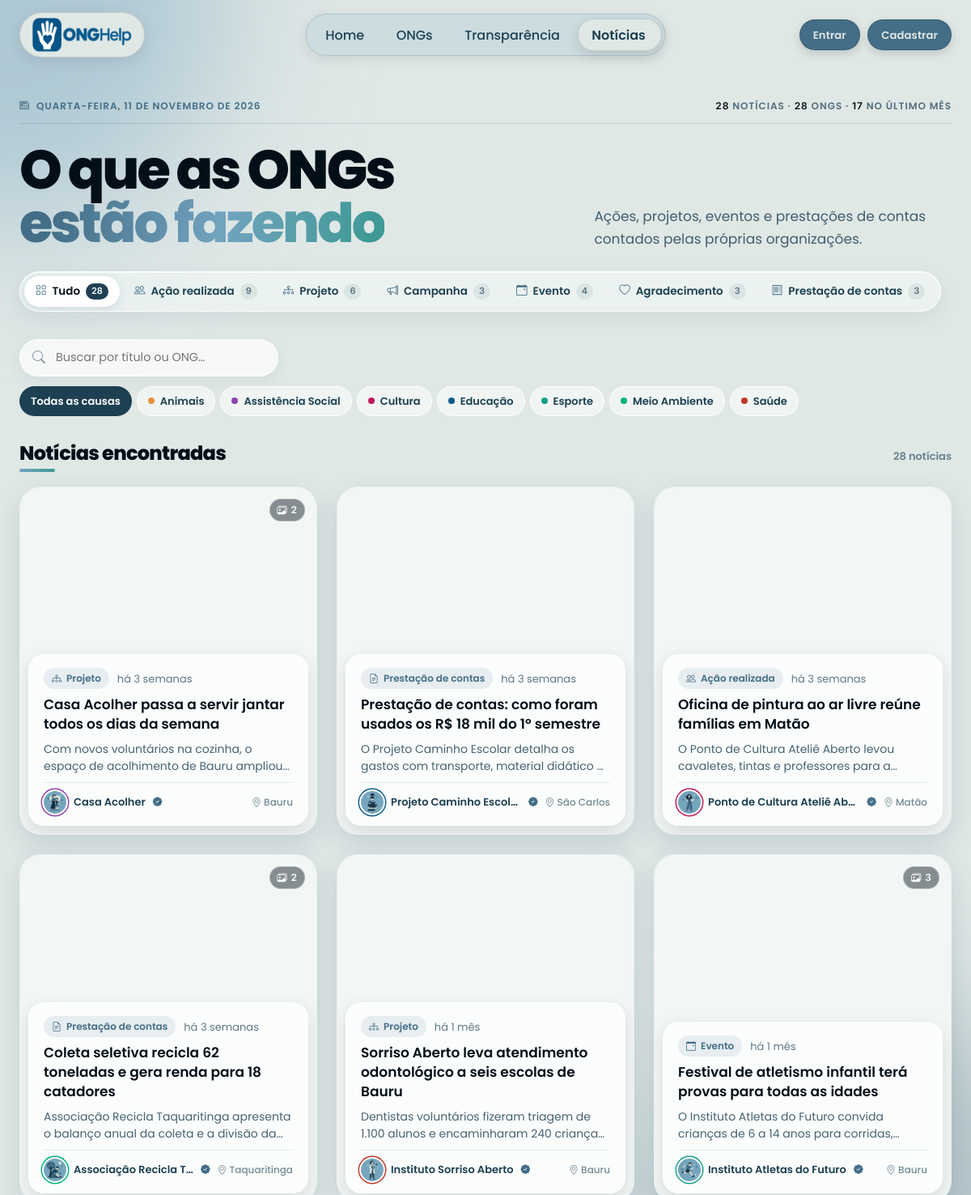
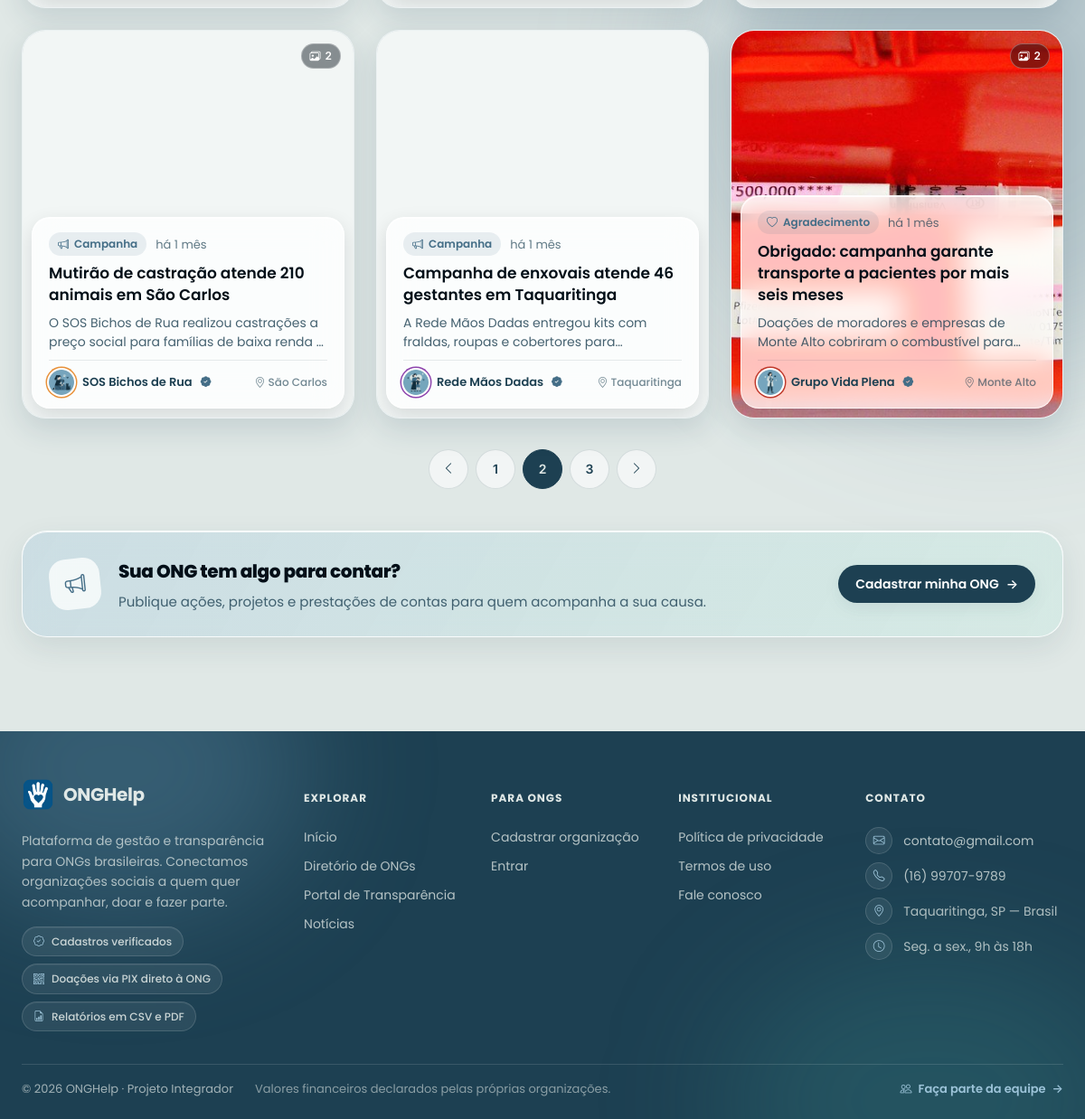
Page /pages/noticias-publicas.php?pagina=2 on the committed database (2 pictures, top to bottom).
### tables this page shows
CREATE TABLE `noticias` (
  `id` int(10) unsigned NOT NULL AUTO_INCREMENT,
  `usuario_id` int(10) unsigned NOT NULL,
  `titulo` varchar(90) NOT NULL,
  `resumo` varchar(180) NOT NULL,
  `texto` mediumtext NOT NULL,
  `tipo` enum('','acao_realizada','projeto','campanha','evento','agradecimento','prestacao_contas') NOT NULL DEFAULT '',
  `estado` enum('rascunho','publicada','oculta') NOT NULL DEFAULT 'rascunho',
  `slug` varchar(120) NOT NULL,
  `projeto_id` int(10) unsigned DEFAULT NULL,
  `movimentacao_id` int(10) unsigned DEFAULT NULL,
  `evento_data` datetime DEFAULT NULL,
  `evento_local` varchar(200) DEFAULT NULL,
  `direitos_imagem_aceito_em` datetime DEFAULT NULL,
  `criado_em` datetime NOT NULL DEFAULT current_timestamp(),
  `atualizado_em` datetime NOT NULL DEFAULT current_timestamp() ON UPDATE current_timestamp(),
  `publicada_em` datetime DEFAULT NULL,
  `ocultada_em` datetime DEFAULT NULL,
  `ocultada_por` int(10) unsigned DEFAULT NULL,
  `ocultacao_categoria` varchar(40) DEFAULT NULL,
  `ocultacao_mensagem` text DEFAULT NULL,
  `demonstracao` tinyint(1) NOT NULL DEFAULT 0,
  PRIMARY KEY (`id`),
  UNIQUE KEY `slug` (`slug`),
  KEY `idx_noticias_estado_data` (`estado`,`publicada_em`),
  KEY `idx_noticias_usuario_estado` (`usuario_id`,`estado`),
  KEY `idx_noticias_tipo_estado` (`tipo`,`estado`),
  KEY `idx_noticias_criado` (`criado_em`),
  KEY `idx_noticias_demonstracao` (`demonstracao`),
  KEY `idx_noticias_projeto` (`projeto_id`),
  KEY `idx_noticias_movimentacao` (`movimentacao_id`),
  KEY `idx_noticias_ocultada_por` (`ocultada_por`),
  CONSTRAINT `fk_noticias_movimentacao` FOREIGN KEY (`movimentacao_id`) REFERENCES `movimentacoes` (`id`) ON DELETE SET NULL,
  CONSTRAINT `fk_noticias_ocultada_por` FOREIGN KEY (`ocultada_por`) REFERENCES `admins` (`id`) ON DELETE SET NULL,
  CONSTRAINT `fk_noticias_projeto` FOREIGN KEY (`projeto_id`) REFERENCES `projetos` (`id`) ON DELETE SET NULL,
  CONSTRAINT `fk_noticias_usuario` FOREIGN KEY (`usuario_id`) REFERENCES `usuarios` (`id`) ON DELETE CASCADE
);

CREATE TABLE `usuarios` (
  `id` int(10) unsigned NOT NULL AUTO_INCREMENT,
  `nome` varchar(160) NOT NULL,
  `cnpj` varchar(20) NOT NULL,
  `email` varchar(160) NOT NULL,
  `senha` varchar(255) NOT NULL,
  `area` varchar(60) NOT NULL,
  `status` enum('pendente','aprovada','recusada','suspensa') NOT NULL DEFAULT 'pendente',
  `aprovado_em` datetime DEFAULT NULL,
  `verificada_em` datetime DEFAULT NULL,
  `verificado_por` int(10) unsigned DEFAULT NULL,
  `motivo_recusa` text DEFAULT NULL,
  `responsavel_nome` varchar(160) NOT NULL DEFAULT '',
  `responsavel_cargo` varchar(80) NOT NULL DEFAULT '',
  `responsavel_autorizacao` tinyint(1) NOT NULL DEFAULT 0,
  `canal_tipo` enum('site','instagram','facebook','telefone','outro') NOT NULL DEFAULT 'site',
  `canal_valor` varchar(255) NOT NULL DEFAULT '',
  `email_aprovacao_enviado_em` datetime DEFAULT NULL,
  `cidade` varchar(100) NOT NULL DEFAULT 'Brasil',
  `estado` char(2) DEFAULT NULL,
  `descricao` text DEFAULT NULL,
  `pix_chave` varchar(20) NOT NULL,
  `cor_tema` varchar(7) DEFAULT NULL,
  `cor_fundo` varchar(7) DEFAULT NULL,
  `criado_em` datetime NOT NULL DEFAULT current_timestamp(),
  `foto_perfil` varchar(255) DEFAULT NULL,
  PRIMARY KEY (`id`),
  UNIQUE KEY `cnpj` (`cnpj`),
  UNIQUE KEY `email` (`email`),
  KEY `idx_usuarios_status` (`status`),
  KEY `idx_usuarios_status_cidade` (`status`,`cidade`),
  KEY `idx_usuarios_status_area` (`status`,`area`),
  KEY `fk_usuarios_admin` (`verificado_por`),
  CONSTRAINT `fk_usuarios_admin` FOREIGN KEY (`verificado_por`) REFERENCES `admins` (`id`) ON DELETE SET NULL
);

### includes/noticias.php (called while the page is built, shortened)
<?php
function noticiasTipos(): array
{
    return [
        'acao_realizada' => 'Ação realizada',
        'projeto' => 'Projeto',
        'campanha' => 'Campanha',
        'evento' => 'Evento',
        'agradecimento' => 'Agradecimento',
        'prestacao_contas' => 'Prestação de contas',
    ];
}
function noticiaRotuloTipo(string $tipo): string
{
    return noticiasTipos()[$tipo] ?? $tipo;
}
function noticiasSqlVisivel(string $aliasNoticia = 'n', string $aliasOng = 'u'): string
{
    $noticia = preg_replace('/[^a-zA-Z0-9_]/', '', $aliasNoticia) ?: 'n';
    $ong = preg_replace('/[^a-zA-Z0-9_]/', '', $aliasOng) ?: 'u';
    return "{$noticia}.estado = 'publicada' AND {$ong}.status = 'aprovada'";
}

### includes/noticias_ui.php (the view, shortened to what this page needs)
<?php
require_once __DIR__ . '/helpers.php';
require_once __DIR__ . '/noticias.php';
function noticiasMesesPt(): array
{
    return [
        1 => 'janeiro', 2 => 'fevereiro', 3 => 'março', 4 => 'abril',
        5 => 'maio', 6 => 'junho', 7 => 'julho', 8 => 'agosto',
        9 => 'setembro', 10 => 'outubro', 11 => 'novembro', 12 => 'dezembro',
    ];
}
function noticiaEsc(string $texto): string
{
    return htmlspecialchars($texto, ENT_QUOTES, 'UTF-8');
}
function noticiaUrlPublica(array $noticia, string $base = ''): string
{
    $id = (int) ($noticia['id'] ?? 0);
    $slug = trim((string) ($noticia['slug'] ?? ''));
    $url = $base . 'noticia.php?id=' . $id;
    if ($slug !== '') {
        $url .= '&slug=' . rawurlencode($slug);
    }
    return $url;
}
function noticiaDataCompletaPt(string $data): string
{
    $ts = strtotime($data);
    $meses = noticiasMesesPt();
    return (int) date('j', $ts) . ' de '
        . $meses[(int) date('n', $ts)] . ' de '
        . date('Y', $ts) . ' às '
        . date('H:i', $ts);
}
function noticiaDataRelativaInfo(?string $data): array
{
    $data = trim((string) $data);
    $ts = strtotime($data);
    $agora = time();
    $diff = max(0, $agora - $ts);
    if ($diff < 60) {
        $texto = 'agora mesmo';
    } elseif ($diff < 3600) {
        $minutos = (int) floor($diff / 60);
        $texto = 'há ' . $minutos . ' min';
    } elseif ($diff < 86400) {
        $horas = (int) floor($diff / 3600);
        $texto = 'há ' . $horas . ' ' . ($horas === 1 ? 'hora' : 'horas');
    } elseif ($diff < 7 * 86400) {
        $dias = (int) floor($diff / 86400);
        $texto = 'há ' . $dias . ' ' . ($dias === 1 ? 'dia' : 'dias');
    } elseif ($diff < 30 * 86400) {
        $semanas = (int) floor($diff / (7 * 86400));
        $texto = 'há ' . $semanas . ' ' . ($semanas === 1 ? 'semana' : 'semanas');
    } elseif ($diff < 365 * 86400) {
        $meses = (int) floor($diff / (30 * 86400));
        $texto = 'há ' . $meses . ' ' . ($meses === 1 ? 'mês' : 'meses');
    } else {
        $anos = (int) floor($diff / (365 * 86400));
        $texto = 'há ' . $anos . ' ' . ($anos === 1 ? 'ano' : 'anos');
    }
    return [
        'texto' => $texto,
        'titulo' => noticiaDataCompletaPt($data),
        'iso' => date('Y-m-d\TH:i', $ts),
    ];
}
function noticiaTempoHtml(?string $data, string $classe = ''): string
{
    $info = noticiaDataRelativaInfo($data);
    $classe = trim($classe);
    return '<time datetime="' . noticiaEsc($info['iso']) . '"'
        . ($classe !== '' ? ' class="' . noticiaEsc($classe) . '"' : '')
        . ' title="' . noticiaEsc($info['titulo']) . '">'
        . noticiaEsc($info['texto'])
        . '</time>';
}
function noticiaCorDaCausa(array $noticia): string
{
    $cores = coresArea();
    $area = (string) ($noticia['ong_area'] ?? '');
    return $cores[$area][0] ?? '#5A6A80';
}
function noticiaTipoIcone(string $tipo): string
{
    return [
        'acao_realizada' => 'bi-people',
        'projeto' => 'bi-diagram-3',
        'campanha' => 'bi-megaphone',
        'evento' => 'bi-calendar-event',
        'agradecimento' => 'bi-heart',
        'prestacao_contas' => 'bi-file-earmark-text',
    ][$tipo] ?? 'bi-newspaper';
}
function noticiaChipTipoHtml(string $tipo, string $extraClasse = ''): string
{
    $extraClasse = trim($extraClasse);
    return '<span class="nt-chip' . ($extraClasse !== '' ? ' ' . noticiaEsc($extraClasse) : '') . '">'
        . '<i class="bi ' . noticiaEsc(noticiaTipoIcone($tipo)) . '" aria-hidden="true"></i>'
        . noticiaEsc(noticiaRotuloTipo($tipo))
        . '</span>';
}
function noticiaAvatarOng(array $noticia, int $tamanho = 28, string $base = '../'): string
{
    $url = fotoPerfilUrl($noticia['ong_foto_perfil'] ?? null, $base, $noticia['ong_area'] ?? null);
    $cor = noticiaCorDaCausa($noticia);
    return '<span class="nt-avatar" style="--causa-cor:' . noticiaEsc($cor) . ';--tam:' . $tamanho . 'px;" aria-hidden="true">'
        . '<img src="' . noticiaEsc($url) . '" alt="" width="' . $tamanho . '" height="' . $tamanho . '" loading="lazy" decoding="async">'
        . '</span>';
}
function noticiaSeloCompacto(array $noticia): string
{
    return badgeVerificado([
        'status' => $noticia['ong_status'] ?? '',
        'verificada_em' => $noticia['ong_verificada_em'] ?? null,
    ], true);
}
function noticiasFotosPorNoticia(PDO $pdo, array $ids, string $base = '../'): array
{
    $ids = array_values(array_unique(array_filter(array_map('intval', $ids))));
    $marcadores = implode(',', array_fill(0, count($ids), '?'));
    $stmt = $pdo->prepare(
        "SELECT * FROM noticias_fotos
         WHERE noticia_id IN ($marcadores)
         ORDER BY noticia_id, ordem, id"
    );
    $stmt->execute($ids);
    $mapa = [];
    foreach ($stmt->fetchAll() as $foto) {
        $mapa[(int) $foto['noticia_id']][] = noticiaFotoBloco($foto, $base);
    }
    return $mapa;
}
function noticiaCapaHtml(array $noticia, ?array $foto, bool $carregarAgora = false): string
{
    $url = (string) ($foto['url'] ?? '');
    $alt = trim((string) ($foto['texto_alternativo'] ?? ''));
    $largura = (int) ($foto['largura'] ?? 0);
    $altura = (int) ($foto['altura'] ?? 0);
    return '<img src="' . noticiaEsc($url) . '"'
        . ' alt="' . noticiaEsc($alt) . '"'
        . ($largura > 0 ? ' width="' . $largura . '"' : '')
        . ($altura > 0 ? ' height="' . $altura . '"' : '')
        . ' loading="' . ($carregarAgora ? 'eager' : 'lazy') . '"'
        . ' decoding="async">';
}
function noticiaCard(
    array $noticia,
    ?array $foto,
    int $totalFotos = 0,
    string $variante = 'padrao',
    string $base = '../',
    string $urlBase = ''
): string {
    $variante = in_array($variante, ['padrao', 'destaque', 'linha'], true) ? $variante : 'padrao';
    $titulo = (string) ($noticia['titulo'] ?? '');
    $resumo = trim((string) ($noticia['resumo'] ?? ''));
    $tipo = (string) ($noticia['tipo'] ?? '');
    $link = noticiaUrlPublica($noticia, $urlBase);
    $data = noticiaTempoHtml($noticia['publicada_em'] ?: ($noticia['criado_em'] ?? null), 'nt-data');
    $contadorFotos = $totalFotos > 1
        ? '<span class="nt-card-fotos" aria-label="' . $totalFotos . ' fotos">'
            . '<i class="bi bi-images" aria-hidden="true"></i>' . $totalFotos
            . '</span>'
        : '';
    return '<a class="nt-card nt-card--' . $variante . '" href="' . noticiaEsc($link) . '">'
        . '<span class="nt-card-capa">'
            . noticiaCapaHtml($noticia, $foto, $variante === 'destaque')
            . $contadorFotos
        . '</span>'
        . '<span class="nt-card-corpo">'
            . '<span class="nt-card-meta">' . noticiaChipTipoHtml($tipo) . $data . '</span>'
            . '<span class="nt-card-titulo">' . noticiaEsc($titulo) . '</span>'
            . ($resumo !== '' ? '<span class="nt-card-resumo">' . noticiaEsc($resumo) . '</span>' : '')
            . '<span class="nt-card-ong">'
                . noticiaAvatarOng($noticia, 28, $base)
                . '<span class="nt-card-ong-nome">' . noticiaEsc((string) ($noticia['ong_nome'] ?? '')) . '</span>'
                . noticiaSeloCompacto($noticia)
                . (trim((string) ($noticia['ong_cidade'] ?? '')) !== ''
                    ? '<span class="nt-card-cidade"><i class="bi bi-geo-alt" aria-hidden="true"></i>'
                        . noticiaEsc((string) $noticia['ong_cidade']) . '</span>'
                    : '')
            . '</span>'
        . '</span>'
        . '</a>';
}
function noticiasGrade(
    array $noticias,
    array $fotosPorNoticia,
    string $base = '../',
    string $urlBase = '',
    string $classeExtra = ''
): string {
    $html = '<div class="nt-grade' . ($classeExtra !== '' ? ' ' . noticiaEsc($classeExtra) : '') . '">';
    foreach ($noticias as $noticia) {
        $id = (int) $noticia['id'];
        $fotos = $fotosPorNoticia[$id] ?? [];
        $html .= noticiaCard($noticia, $fotos[0] ?? null, count($fotos), 'padrao', $base, $urlBase);
    }
    return $html . '</div>';
}

### includes/helpers.php (shortened to what this page needs)
<?php
function fmtData(string $data): string
{
    return date('d/m/Y', strtotime($data));
}
function badgeVerificado(array $ong, bool $compacto = false): string
{
    $data = fmtData((string) $ong['verificada_em']);
    $iso  = date('Y-m-d', strtotime((string) $ong['verificada_em']));
    if ($compacto) {
        return '<i class="bi bi-patch-check-fill ong-card-verif" '
            . 'title="Cadastro verificado em ' . htmlspecialchars($data, ENT_QUOTES, 'UTF-8') . '" '
            . 'aria-label="Cadastro verificado em ' . htmlspecialchars($data, ENT_QUOTES, 'UTF-8') . '"></i>';
    }
    return '<span class="badge-verificado">'
        . '<i class="bi bi-patch-check-fill"></i> Verificada em '
        . '<time datetime="' . htmlspecialchars($iso, ENT_QUOTES, 'UTF-8') . '">'
        . htmlspecialchars($data, ENT_QUOTES, 'UTF-8')
        . '</time></span>';
}
function arquivoImagemDisponivel(string $pasta, string $nomeBase): ?string
{
    foreach (['png', 'webp', 'jpg', 'jpeg', 'svg'] as $extensao) {
        $arquivo = $nomeBase . '.' . $extensao;
        if (is_file(rtrim($pasta, '/\\') . DIRECTORY_SEPARATOR . $arquivo)) {
            return $arquivo;
        }
    }
    return null;
}
function iconeArea(string $area, string $base = ''): string
{
    $mapa = [
        'Educação'           => 'educacao',
        'Saúde'              => 'saude',
        'Animais'            => 'animais',
        'Meio Ambiente'      => 'meio-ambiente',
        'Assistência Social' => 'assistencia-social',
        'Cultura'            => 'cultura',
        'Esporte'            => 'esporte',
        'Outra'              => 'outra',
    ];
    $slug  = $mapa[$area] ?? 'outra';
    $pasta = __DIR__ . '/../assets/img/icons/areas';
    $arquivo = arquivoImagemDisponivel($pasta, $slug) ?? 'outra.png';
    return $base . 'assets/img/icons/areas/' . $arquivo;
}
function fotoPerfilUrl(?string $arquivo, string $base = '', ?string $area = null): string
{
    $arquivo = basename(trim((string) $arquivo));
    if ($area !== null && trim($area) !== '') {
        return iconeArea($area, $base);
    }
    $padrao = arquivoImagemDisponivel(__DIR__ . '/../assets/img/defaults', 'avatar-ong')
        ?? 'avatar-ong.png';
    return $base . 'assets/img/defaults/' . $padrao;
}
function coresArea(): array
{
    return [
        'Educação'           => ['#0D5C8F', '#0a4a73'],
        'Saúde'              => ['#C0392B', '#922B21'],
        'Animais'            => ['#E8913A', '#d45610'],
        'Meio Ambiente'      => ['#00B37E', '#00855D'],
        'Assistência Social' => ['#8E44AD', '#6C3483'],
        'Cultura'            => ['#C2185B', '#8E1143'],
        'Esporte'            => ['#16A085', '#0E6655'],
        'Outra'              => ['#5A6A80', '#3D4A5C'],
    ];
}

### rows in the picture
noticias: shows a picture, totalFotos "2", tipo "Projeto", publicada_em "há 3 semanas", titulo "Casa Acolher passa a servir jantar todos os dias da semana", resumo "Com novos voluntários na cozinha, o espaço de acolhimento de Bauru…", usuario.nome "Casa Acolher", usuario.cidade "Bauru"
noticias: shows a picture, tipo "Prestação de contas", publicada_em "há 3 semanas", titulo "Prestação de contas: como foram usados os R$ 18 mil do 1º semestre", resumo "O Projeto Caminho Escolar detalha os gastos com transporte, material didático…", usuario.nome "Projeto Caminho Escolar", usuario.cidade "São Carlos"
noticias: shows a picture, tipo "Ação realizada", publicada_em "há 3 semanas", titulo "Oficina de pintura ao ar livre reúne famílias em Matão", resumo "O Ponto de Cultura Ateliê Aberto levou cavaletes, tintas e professores para…", usuario.nome "Ponto de Cultura Ateliê Ab…", usuario.cidade "Matão"
noticias: shows a picture, totalFotos "2", tipo "Prestação de contas", publicada_em "há 3 semanas", titulo "Coleta seletiva recicla 62 toneladas e gera renda para 18 catadores", resumo "Associação Recicla Taquaritinga apresenta o balanço anual da coleta e a divisão…", usuario.nome "Associação Recicla T…", usuario.cidade "Taquaritinga"
noticias: shows a picture, tipo "Projeto", publicada_em "há 1 mês", titulo "Sorriso Aberto leva atendimento odontológico a seis escolas de Bauru", resumo "Dentistas voluntários fizeram triagem de 1.100 alunos e encaminharam 240…", usuario.nome "Instituto Sorriso Aberto", usuario.cidade "Bauru"
noticias: shows a picture, totalFotos "3", tipo "Evento", publicada_em "há 1 mês", titulo "Festival de atletismo infantil terá provas para todas as idades", resumo "O Instituto Atletas do Futuro convida crianças de 6 a 14 anos para…", usuario.nome "Instituto Atletas do Futuro", usuario.cidade "Bauru"
noticias: shows a picture, totalFotos "2", tipo "Campanha", publicada_em "há 1 mês", titulo "Mutirão de castração atende 210 animais em São Carlos", resumo "O SOS Bichos de Rua realizou castrações a preço social para famílias de baixa renda…", usuario.nome "SOS Bichos de Rua", usuario.cidade "São Carlos"
noticias: shows a picture, tipo "Campanha", publicada_em "há 1 mês", titulo "Campanha de enxovais atende 46 gestantes em Taquaritinga", resumo "A Rede Mãos Dadas entregou kits com fraldas, roupas e cobertores…", usuario.nome "Rede Mãos Dadas", usuario.cidade "Taquaritinga"
noticias: shows a picture, totalFotos "2", tipo "Agradecimento", publicada_em "há 1 mês", titulo "Obrigado: campanha garante transporte a pacientes por mais seis meses", resumo "Doações de moradores e empresas de Monte Alto cobriram o combustível…", usuario.nome "Grupo Vida Plena", usuario.cidade "Monte Alto"

### other values in the picture
noticiaEsc($edicao) "QUARTA-FEIRA, 11 DE NOVEMBRO DE 2026"
$totalGeral "28"
$numeros['ongs'] "28"
$numeros['mes'] "17"
noticiaEsc($rotulo) "Ação realizada"
$porTipo[$tipo] "9"
noticiaEsc($rotulo) "Projeto"
$porTipo[$tipo] "6"
noticiaEsc($rotulo) "Campanha"
$porTipo[$tipo] "3"
noticiaEsc($rotulo) "Evento"
$porTipo[$tipo] "4"
noticiaEsc($rotulo) "Agradecimento"
noticiaEsc($rotulo) "Prestação de contas"
noticiaEsc($area) "Animais"
